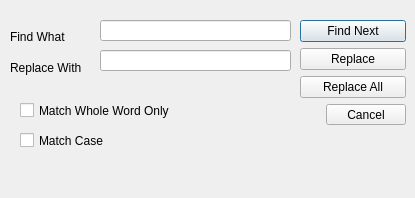
<?xml version="1.0" encoding="UTF-8"?>
<ui version="4.0">
 <class>ReplaceDialog</class>
 <widget class="QDialog" name="ReplaceDialog">
  <property name="geometry">
   <rect>
    <x>0</x>
    <y>0</y>
    <width>415</width>
    <height>198</height>
   </rect>
  </property>
  <property name="sizePolicy">
   <sizepolicy hsizetype="Fixed" vsizetype="Fixed">
    <horstretch>0</horstretch>
    <verstretch>0</verstretch>
   </sizepolicy>
  </property>
  <property name="maximumSize">
   <size>
    <width>415</width>
    <height>200</height>
   </size>
  </property>
  <property name="windowTitle">
   <string>Replace</string>
  </property>
  <widget class="QLineEdit" name="lineEditWhat">
   <property name="geometry">
    <rect>
     <x>100</x>
     <y>20</y>
     <width>191</width>
     <height>21</height>
    </rect>
   </property>
  </widget>
  <widget class="QLabel" name="label">
   <property name="geometry">
    <rect>
     <x>10</x>
     <y>30</y>
     <width>55</width>
     <height>13</height>
    </rect>
   </property>
   <property name="text">
    <string>Find What</string>
   </property>
  </widget>
  <widget class="QCheckBox" name="checkBoxMatchWord">
   <property name="geometry">
    <rect>
     <x>20</x>
     <y>100</y>
     <width>181</width>
     <height>21</height>
    </rect>
   </property>
   <property name="text">
    <string>Match Whole Word Only</string>
   </property>
  </widget>
  <widget class="QCheckBox" name="checkBoxMatchCase">
   <property name="geometry">
    <rect>
     <x>20</x>
     <y>130</y>
     <width>181</width>
     <height>21</height>
    </rect>
   </property>
   <property name="text">
    <string>Match Case</string>
   </property>
  </widget>
  <widget class="QLineEdit" name="lineEditWith">
   <property name="geometry">
    <rect>
     <x>100</x>
     <y>50</y>
     <width>191</width>
     <height>21</height>
    </rect>
   </property>
  </widget>
  <widget class="QLabel" name="label_2">
   <property name="geometry">
    <rect>
     <x>10</x>
     <y>60</y>
     <width>81</width>
     <height>16</height>
    </rect>
   </property>
   <property name="text">
    <string>Replace With</string>
   </property>
  </widget>
  <widget class="QWidget" name="layoutWidget">
   <property name="geometry">
    <rect>
     <x>300</x>
     <y>20</y>
     <width>106</width>
     <height>105</height>
    </rect>
   </property>
   <layout class="QVBoxLayout" name="verticalLayout">
    <item>
     <widget class="QPushButton" name="pushButtonNext">
      <property name="text">
       <string>Find Next</string>
      </property>
     </widget>
    </item>
    <item>
     <widget class="QPushButton" name="pushButtonReplace">
      <property name="text">
       <string>Replace</string>
      </property>
     </widget>
    </item>
    <item>
     <widget class="QPushButton" name="pushButtonReplaceAll">
      <property name="text">
       <string>Replace All</string>
      </property>
     </widget>
    </item>
    <item>
     <widget class="QDialogButtonBox" name="buttonBox">
      <property name="orientation">
       <enum>Qt::Horizontal</enum>
      </property>
      <property name="standardButtons">
       <set>QDialogButtonBox::Cancel</set>
      </property>
     </widget>
    </item>
   </layout>
  </widget>
 </widget>
 <resources/>
 <connections>
  <connection>
   <sender>buttonBox</sender>
   <signal>accepted()</signal>
   <receiver>ReplaceDialog</receiver>
   <slot>accept()</slot>
   <hints>
    <hint type="sourcelabel">
     <x>248</x>
     <y>254</y>
    </hint>
    <hint type="destinationlabel">
     <x>157</x>
     <y>274</y>
    </hint>
   </hints>
  </connection>
  <connection>
   <sender>buttonBox</sender>
   <signal>rejected()</signal>
   <receiver>ReplaceDialog</receiver>
   <slot>reject()</slot>
   <hints>
    <hint type="sourcelabel">
     <x>316</x>
     <y>260</y>
    </hint>
    <hint type="destinationlabel">
     <x>286</x>
     <y>274</y>
    </hint>
   </hints>
  </connection>
  <connection>
   <sender>pushButtonNext</sender>
   <signal>clicked()</signal>
   <receiver>ReplaceDialog</receiver>
   <slot>findNext()</slot>
   <hints>
    <hint type="sourcelabel">
     <x>352</x>
     <y>31</y>
    </hint>
    <hint type="destinationlabel">
     <x>207</x>
     <y>98</y>
    </hint>
   </hints>
  </connection>
  <connection>
   <sender>pushButtonReplace</sender>
   <signal>clicked()</signal>
   <receiver>ReplaceDialog</receiver>
   <slot>replaceOnce()</slot>
   <hints>
    <hint type="sourcelabel">
     <x>352</x>
     <y>57</y>
    </hint>
    <hint type="destinationlabel">
     <x>207</x>
     <y>98</y>
    </hint>
   </hints>
  </connection>
  <connection>
   <sender>pushButtonReplaceAll</sender>
   <signal>clicked()</signal>
   <receiver>ReplaceDialog</receiver>
   <slot>replaceAll()</slot>
   <hints>
    <hint type="sourcelabel">
     <x>352</x>
     <y>83</y>
    </hint>
    <hint type="destinationlabel">
     <x>207</x>
     <y>98</y>
    </hint>
   </hints>
  </connection>
 </connections>
 <slots>
  <slot>findNext()</slot>
  <slot>replaceOnce()</slot>
  <slot>replaceAll()</slot>
 </slots>
</ui>
